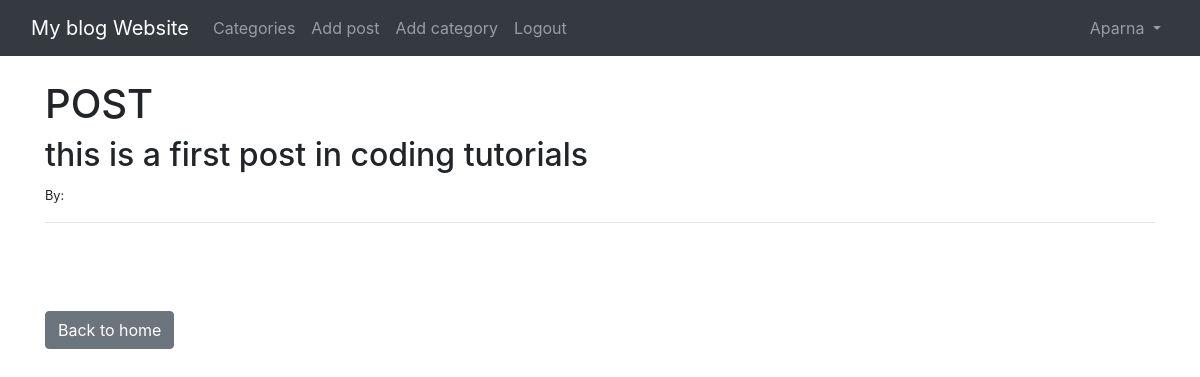
The page /author/13 (signed in) on the database as committed earlier.
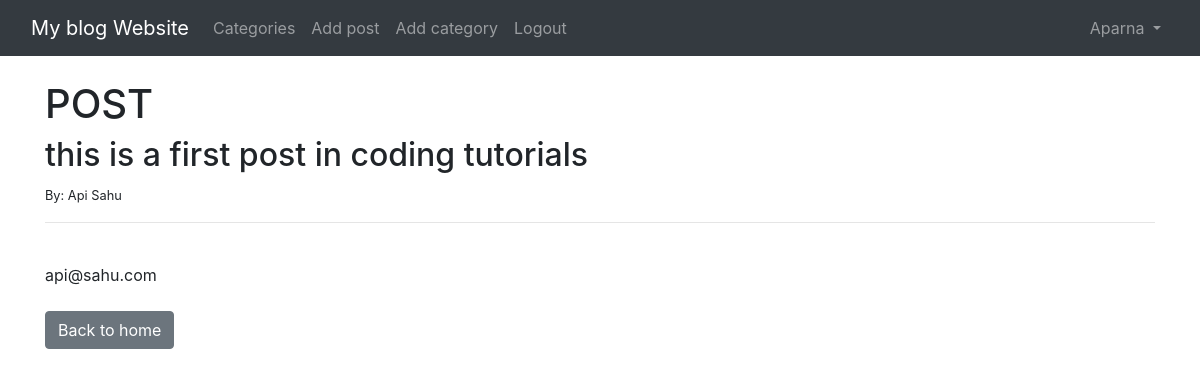
The same page on the database as committed later.
### theblog/models.py (models this page shows, shortened)
class Post(models.Model):
    title=models.CharField(max_length=255)
    header_image=models.ImageField(null=True, blank=True, upload_to="images/")
    title_tag=models.CharField(max_length=255)
    author=models.ForeignKey(User,on_delete=models.CASCADE)
    category=models.CharField(max_length=255,default='uncategorized')
    body=RichTextField(blank=True, null=True)
    post_date=models.DateField(auto_now_add=True)
    likes=models.ManyToManyField(User, related_name='blog_posts')
    snippet=models.CharField(max_length=255)

### theblog/views.py (the view)
# urls.py: path('author/<int:pk>', ProfileView.as_view(), name='Auth_detail'),
class ProfileView(DetailView):
    model = Post
    template_name='auth_details.html'

### theblog/templates/auth_details.html
{% extends 'base.html' %}
{% block content  %}
<h1>POST</h1>
<h2>{{ post.title }}</h2>
<small>By: {{ post.author.first_name }} {{ post.author.last_name  }}</small><br/>
<hr>
<br/>
{{post.author.email}}
<br/><br/>
<a href="{% url 'home'  %}" class="btn btn-secondary">Back to home</a>
{% endblock %}

Rows that differ between the two databases and show on the page:
changed through a linked row, Post "this is a first post in coding tutorials": author.first_name (not shown) → "Api"; author.last_name (not shown) → "Sahu"; author.email (not shown) → "api@sahu.com"
